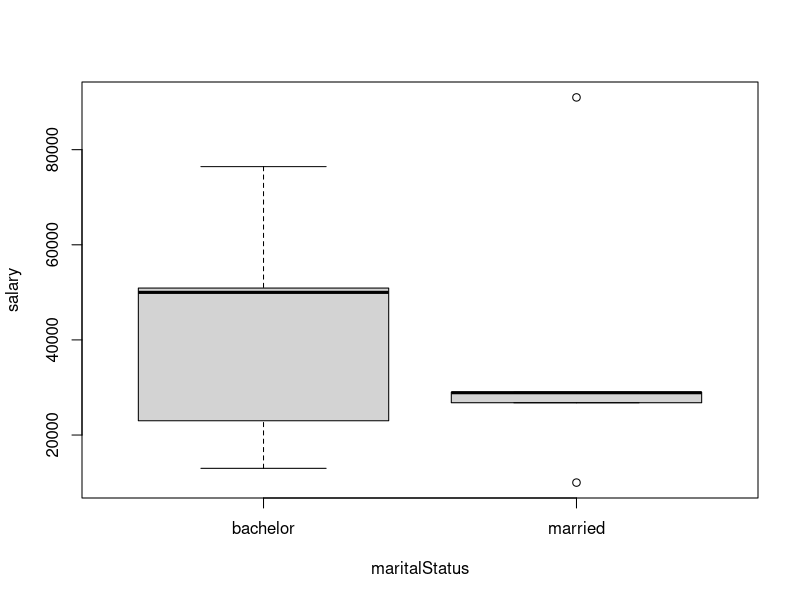

Write R code to recreate this figure. (Note: this script raises an error after producing the figure.)
## employee box plot

empid<-c(1,2,3,4,5,6,7,8,9,10)
salary<-c(40000,42000,45000,37000,56000,60000,80000,25000,30000,36000)
martialStatus<-c("M","B","B","B","M","M","M","B","B","M")
df<-data.frame(empid,salary,martialStatus)
df
empid<-c(101,102,103,104,105,106,107,108,109,110)
salary<-c(10000,13000,50899,28900,23000,26789,90987,76433,50000,29000)
maritalStatus<-c('married','bachelor','bachelor','married','bachelor','married','married','bachelor','bachelor','married')
dataframe<-data.frame(salary,maritalStatus)
dataframe
boxplot(salary~maritalStatus,data=dataframe)


## box plot and scatter plot

install(ggplot2)
library(ggplot2)
set.seed(100)
x<-rnorm(100,mean=0,sd=1)
x
boxplot(x)

x<-rnorm(100,mean=1,sd=2)
x
y<-rnorm(100,mean=2.5,sd=10.5)
y
dat<-as.data.frame(cbind(x,y))
View(dat)
ggplot()+geom_point(data=dat, aes(x=x,y=y),size=3, color="blue")+ggtitle("Scatter Plot")+labs(y= "y axis ", x = "x axis")
